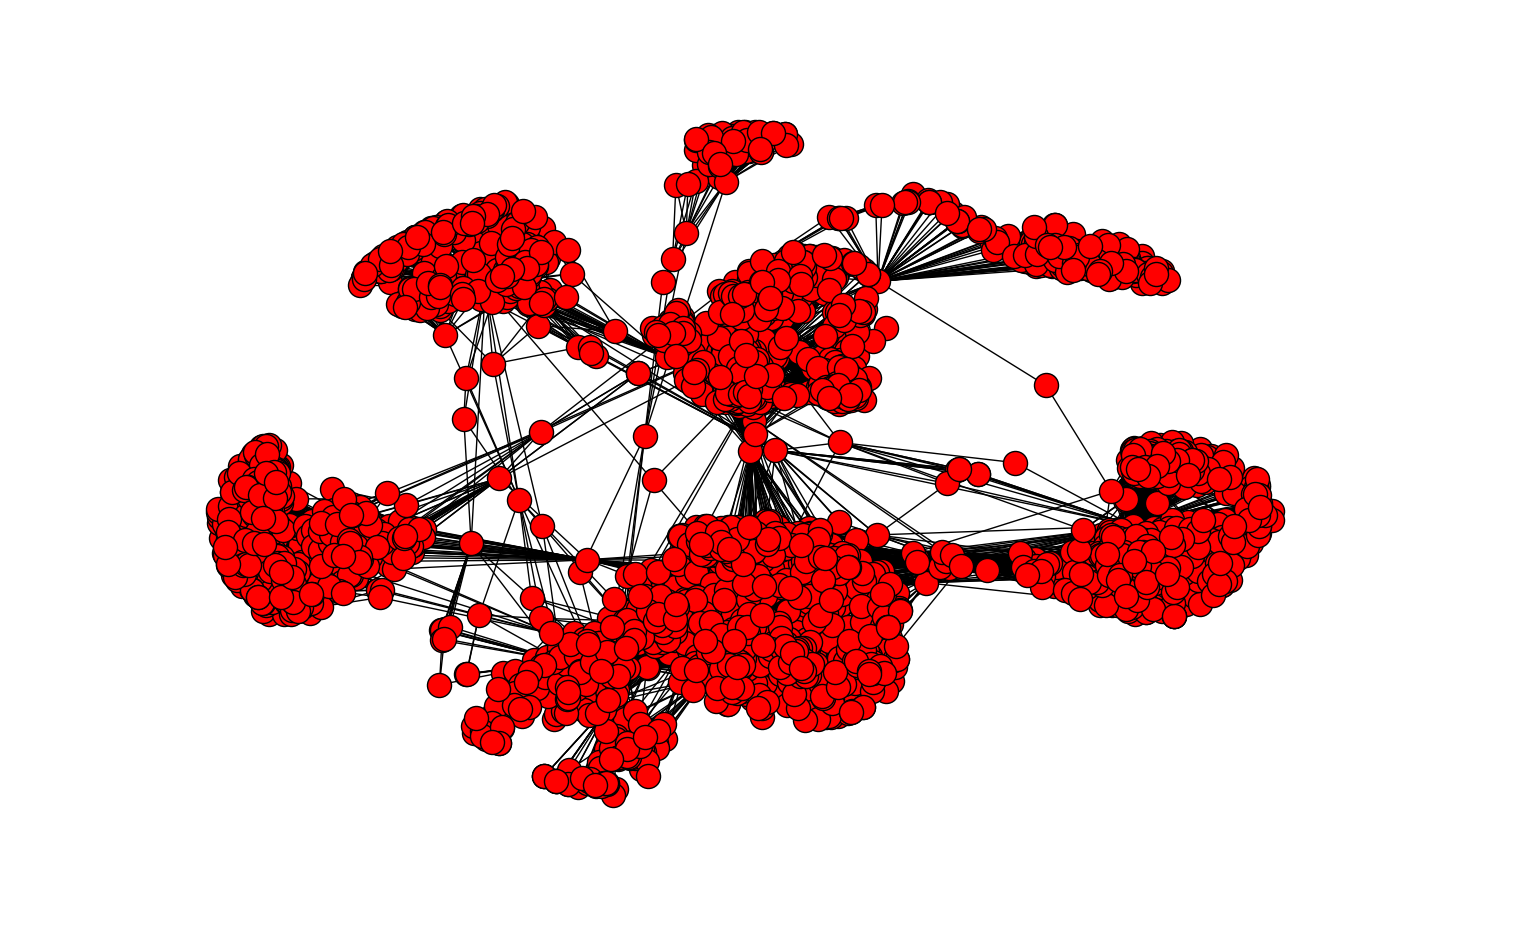

Python code for this plot:
import networkx as nx
import matplotlib.pyplot as plt

def plot_deg_dist(G):
	all_degrees = nx.degree(G).values()
	unique_degrees = list(set(all_degrees))
	
	count_of_degrees = []
	
	for i in unique_degrees:
		x = all_degrees.count(i)
		count_of_degrees.append(x)
		
	plt.plot(unique_degrees, count_of_degrees, 'yo-')
	plt.xlabel('Degrees')
	plt.ylabel('Number of nodes')
	plt.title('Degree distribution of a network')
	plt.show()	

G = nx.read_edgelist('facebook_combined.txt')

print nx.info(G)

nx.draw(G)
plt.show()

plot_deg_dist(G)
